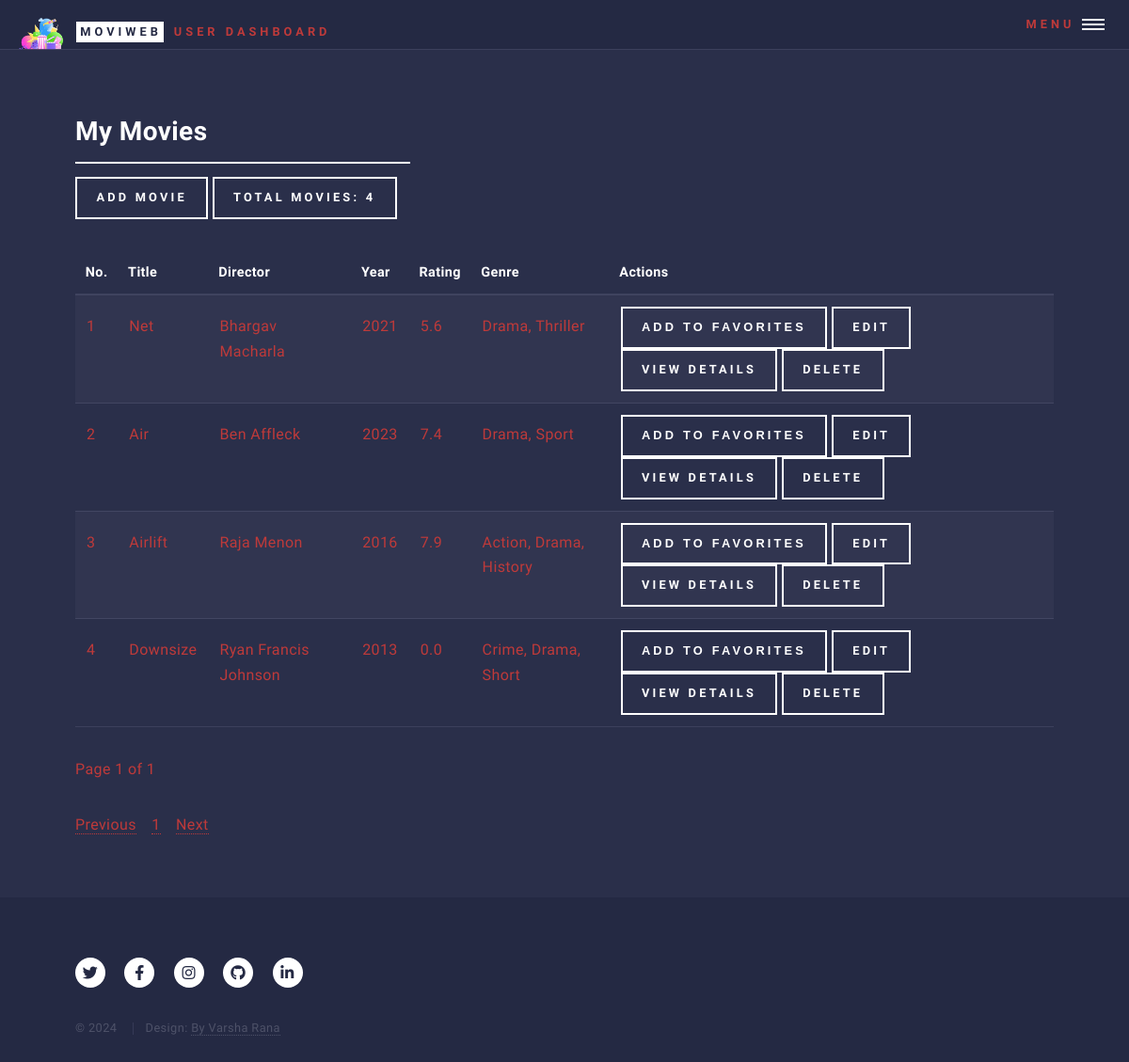
The page /user/my_movies (signed in) on the database its author committed.
### models.py (models this page shows)
class Movie(db.Model):
    __tablename__ = 'movie'
    id = db.Column(db.Integer, primary_key=True)
    title = db.Column(db.String(100), nullable=False)
    year = db.Column(db.Integer, nullable=False)
    rating = db.Column(db.Float, nullable=False)
    poster = db.Column(db.String(255))  # Optional field to store movie posters
    plot = db.Column(db.Text)  # Optional field to store the plot
    imdbID = db.Column(db.String(255), nullable=True)  # IMDb ID or link
    trailer = db.Column(db.String(255), nullable=True)  # New field to store YouTube trailer URL
    user_id = db.Column(db.Integer, db.ForeignKey('user.id'))
    admin_id = db.Column(db.Integer, db.ForeignKey('admin.id'))
    director_id = db.Column(db.Integer, db.ForeignKey('director.id'), nullable=False)  # Foreign key to Director
    genres = db.relationship('Genre', secondary=movie_genre, backref='movies')
    favorites = db.relationship('Favorite', back_populates='movie', lazy=True)  # Add this line

class Director(db.Model):
    __tablename__ = 'director'
    id = db.Column(db.Integer, primary_key=True)
    name = db.Column(db.String(100), nullable=False, unique=True)
    movies = db.relationship('Movie', backref='director', lazy=True)

class Genre(db.Model):
    __tablename__ = 'genre'
    id = db.Column(db.Integer, primary_key=True)
    name = db.Column(db.String(50), unique=True, nullable=False)

### controllers/user_controllers/user_controller_for_my_movies.py (the view)
def my_movies():
    if not user_logged_in():
        return handle_not_logged_in()  # Handle case where user is not logged in
    user = user_logged_in()
    if user is None:
        return handle_invalid_user()
    page = request.args.get('page', 1, type=int)
    per_page = 5  # Number of movies per page
    favorite_movie_ids = [f.movie_id for f in Favorite.query.filter_by(user_id=user.id).all()]
    movies_query = (
        Movie.query
        .filter(Movie.user_id == user.id)
        .filter(Movie.id.notin_(favorite_movie_ids))
    )
    num_movies = movies_query.count()
    movies = movies_query.paginate(page=page, per_page=per_page, error_out=False)
    return render_template('my_movies.html', num_movies=num_movies, movies=movies)

### controllers/common_fun.py (called while the page is built)
def user_logged_in():
    user_id = session.get('user_id')
    if user_id:
        return User.query.get(user_id)  # This should return the User object or None
    return None

### templates/user/my_movies.html (shortened to what this page needs)
<!DOCTYPE HTML>
<html>
<head>
    <link rel="stylesheet" href="../../static/css/main.css"/>
</head>
<body class="is-preload">
<div id="wrapper">
    <header id="header" class="alt">
        {% include 'partials/user_header.html' %}
    </header>
    <div id="main">
        <section id="my-movies">
            <div class="inner">
                <header class="major">
                    <h2>My Movies</h2>
                    <a href="{{ url_for('user_bp.user_add_movie') }}" class="button">
                        Add Movie
                    </a>
                    <label class="button">Total Movies: {{ num_movies }}</label>
                </header>
                {% include 'partials/my_movies_content.html' %}
            </div>
        </section>
    </div>
    <footer id="footer">
        {% include 'partials/movie_web_app_footer.html' %}
    </footer>
</div>
</body>
</html>

### templates/partials/user_header.html
<a href="{{ url_for('user_bp.user_dashboard') }}" class="logo">
    <img src="../../static/images/logo.png" class="logo-image">
    <strong>MoviWeb</strong>
    <span>User Dashboard</span></a>
<nav>
    <a href="#menu">Menu</a>
</nav>

### templates/partials/my_movies_content.html (shortened to what this page needs)
<div id="my-movies-content">
    <table id="my-movies-table">
        <thead>
        <tr>
            <th>No.</th>
            <th>Title</th>
            <th>Director</th>
            <th>Year</th>
            <th>Rating</th>
            <th>Genre</th>
            <th>Actions</th>
        </tr>
        </thead>
        <tbody>
        {% set start_no = (movies.page - 1) * movies.per_page + 1 %}
        {% for movie in movies.items %}
        <tr>
            <td>{{ start_no + loop.index0 }}</td>
            <td>{{ movie.title }}</td>
            <td>{{ movie.director.name }}</td>
            <td>{{ movie.year }}</td>
            <td>{{ movie.rating }}</td>
            <td>
                {% for genre in movie.genres %}
                {{ genre.name }}{% if not loop.last %}, {% endif %}
                {% endfor %}
            </td>
            <td>
                <form action="{{ url_for('user_bp.add_to_favorites', movie_id=movie.id) }}" method="post"
                      style="display:inline;">
                    <button type="submit" class="button">Add to Favorites</button>
                </form>
                <a href="{{ url_for('user_bp.user_edit_movie', movie_id=movie.id) }}"
                   class="button">Edit</a>
                <a href="{{ url_for('user_bp.view_movie_details', movie_id=movie.id) }}" class="button">
                    View Details
                </a>
                <form action="{{ url_for('user_bp.delete_movie', movie_id=movie.id) }}" method="post"
                      onsubmit="return confirmDeletion()"
                      style="display:inline;">
                    <input type="submit" value="Delete" class="button"/>
                </form>
            </td>
        </tr>
        {% endfor %}
        </tbody>
    </table>
    <p>Page {{ movies.page }} of {{ movies.pages }}</p>
    <div id="pagination-container-my-movies">
        <nav aria-label="Page navigation">
            <ul class="pagination">
                {% if movies.has_prev %}
                <li class="page-item">
                    <a class="page-link"
                       href="{{ url_for('user_bp.my_movies', page=movies.prev_num) }}">Previous</a>
                </li>
                {% else %}
                <li class="page-item disabled">
                    <a class="page-link" href="#">Previous</a>
                </li>
                {% endif %}
                {% for page_num in movies.iter_pages() %}
                {% if page_num %}
                <li class="page-item {% if page_num == movies.page %}active{% endif %}">
                    <a class="page-link" href="{{ url_for('user_bp.my_movies', page=page_num) }}">{{ page_num }}</a>
                </li>
                {% else %}
                <li class="page-item disabled">
                    <a class="page-link" href="#">...</a>
                </li>
                {% endif %}
                {% endfor %}
                {% if movies.has_next %}
                <li class="page-item">
                    <a class="page-link"
                       href="{{ url_for('user_bp.my_movies', page=movies.next_num) }}">Next</a>
                </li>
                {% else %}
                <li class="page-item disabled">
                    <a class="page-link" href="#">Next</a>
                </li>
                {% endif %}
            </ul>
        </nav>
    </div>
</div>

### templates/partials/movie_web_app_footer.html (shortened to what this page needs)
<div class="inner">
    <ul class="icons">
        <li><a href="https://x.com/?lang=en" class="icon brands alt fa-twitter"></a></li>
        <li><a href="https://www.facebook.com/" class="icon brands alt fa-facebook-f"></a>
        </li>
        <li><a href="https://www.instagram.com/" class="icon brands alt fa-instagram"></a>
        </li>
        <li><a href="https://github.com/Vrana710" class="icon brands alt fa-github"></a></li>
        <li><a href="https://www.linkedin.com/in/varsha-rana/" class="icon brands alt fa-linkedin-in"></a></li>
    </ul>
    <ul class="copyright">
        <li>&copy; 2024</li>
        <li>Design: <a href="https://www.linkedin.com/in/varsha-rana/">By Varsha Rana</a></li>
    </ul>
</div>

### rows shown on the page
Movie: start_no+loop.index0 "1", title "Net", director.name "Bhargav Macharla", year "2021", rating "5.6"
Genre: name "Drama"
Genre: name "Thriller"
Movie: index0 "2", title "Air", director.name "Ben Affleck", year "2023", rating "7.4"
Genre: name "Sport"
Movie: index0 "3", title "Airlift", director.name "Raja Menon", year "2016", rating "7.9"
Genre: name "Action"
Genre: name "History"
Movie: index0 "4", title "Downsize", director.name "Ryan Francis Johnson", year "2013", rating "0.0"
Genre: name "Crime"
Genre: name "Short"

### other values the page prints
{{ num_movies }} "4"
{{ movies.page }} "1"
{{ movies.pages }} "1"
{{ page_num }} "1"
